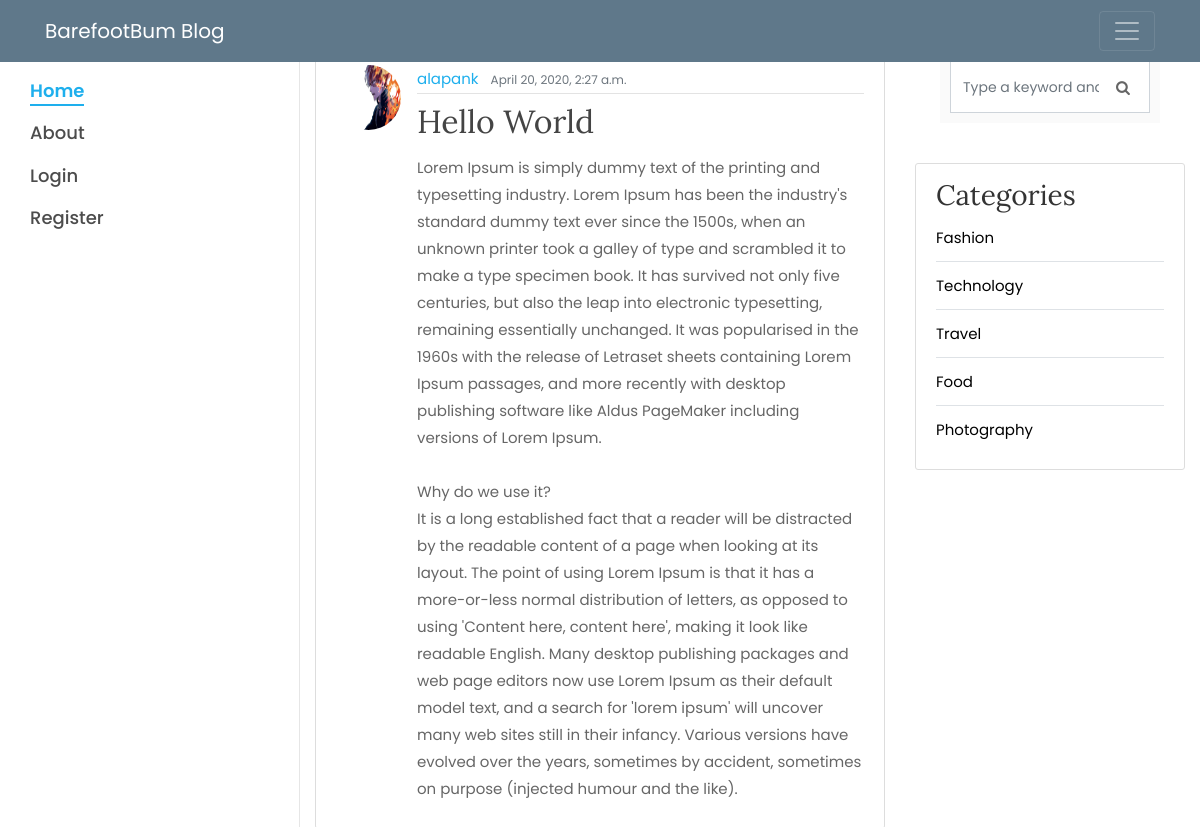
Screenshot of /post/11/ with the database file from the repository.
### blog/models.py (models this page shows, shortened)
class Post(models.Model):
    title = models.CharField(max_length=100)
    content = models.TextField()
    date_posted = models.DateTimeField(default=timezone.now)
    author = models.ForeignKey(User, on_delete=models.CASCADE)

### users/models.py (models this page shows, shortened)
class Profile(models.Model):
    user = models.OneToOneField(User, on_delete=models.CASCADE)
    image = models.ImageField(default='default.jpg', upload_to='profile_pics')

### blog/views.py (the view)
# urls.py: path('post/<int:pk>/', PostDetailView.as_view() , name='post-detail'),
class PostDetailView(DetailView):
    model=Post

### blog/templates/blog/post_detail.html (shortened to what this page needs)
{% extends "blog/base.html" %}
{% block content %}
   <article class="media content-section">
       <img class="rounded-circle article-img" src="{{ object.author.profile.image.url }}">
      <div class="media-body">
        <div class="article-metadata">
          <a class="mr-2" href="#">{{ object.author }}</a>
          <small class="text-muted">{{ object.date_posted }}</small>
        </div>
        <h2 class="article-title">{{ object.title }}</h2>
        <p class="article-content">{{ object.content }}</p>
      </div>
    </article>
{% endblock content %}

### blog/static/blog/main.css (style rules this page uses)
body { background: #fafafa; color: #333333; margin-top: 5rem; }
h1, h2, h3, h4, h5, h6 { color: #444444; }
.content-section { background: #ffffff; padding: 10px 20px; border: 1px solid #dddddd; border-radius: 3px; margin-bottom: 20px; }
.article-title { color: #444444; }
.article-content { white-space: pre-line; }
.article-img { height: 65px; width: 65px; margin-right: 16px; }
.article-metadata { padding-bottom: 1px; margin-bottom: 4px; border-bottom: 1px solid #e3e3e3 }

### rows the page displays
Post: author.profile.image (picture), author "alapank", date_posted "April 20, 2020, 2:27 a.m.", title "Hello World", content "Lorem Ipsum is simply dummy text of the printing and typesetting industry. Lorem Ipsum has been the industry's standard dummy text ever since the 1500s, when an unknown printer took a galley of type and scrambled it to make a type specimen book. It has survived not only five centuries, but also the leap into electronic typesetting, remaining essentially unchanged. It was popularised in the 1960s with the release of Letraset sheets containing Lorem Ipsum passages, and more recently with desktop publishing software like Aldus PageMaker including versions of Lorem Ipsum. Why do we use it? It is a long established fact that a reader will be distracted by the readable content of a page when…"
